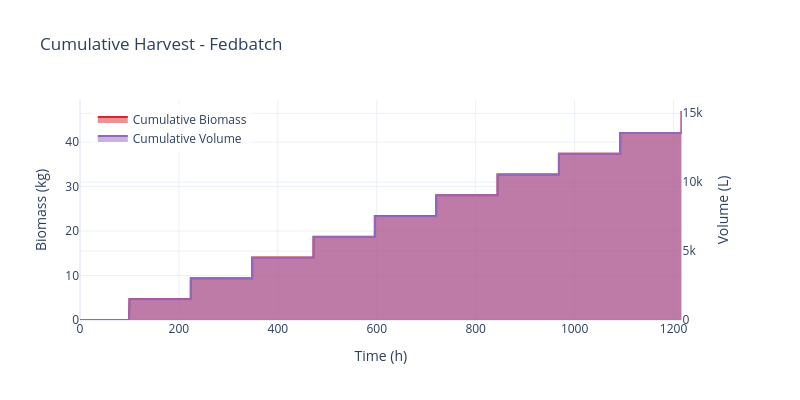

The notebook cell this image was saved under:
### Markdown cell above
## 3. Plot Cumulative Harvest

Visualize cumulative biomass and volume harvested over time.

### Code cell
# Plot cumulative harvest for all batches
fig_harvest = plot_simulation_cumulative_harvest(sim, max_batches=10)
fig_harvest.show()

# Alternative: using the data object method
# fig_harvest = sim.data.plot_cumulative_harvest(max_batches=10)
# fig_harvest.show()

### Figure 1 — Plotly figure (JSON) as saved in the notebook; plotly's stock layout.template omitted (floating-point values rounded to 4 significant figures; data arrays with more than 128 entries replaced by an {"elided": "..."} marker saying what was removed)
{"data": [{"fill": "tozeroy", "hovertemplate": "Time: %{x:.1f} h<br>Biomass: %{y:.2f} kg<extra></extra>", "line": {"color": "#d62728", "width": 2}, "mode": "lines", "name": "Cumulative Biomass", "type": "scatter", "x": {"elided": "430 float values"}, "xaxis": "x", "y": {"elided": "430 float values"}, "yaxis": "y"}, {"fill": "tozeroy", "hovertemplate": "Time: %{x:.1f} h<br>Volume: %{y:.2f} L<extra></extra>", "line": {"color": "#9467bd", "width": 2}, "mode": "lines", "name": "Cumulative Volume", "type": "scatter", "x": {"elided": "430 float values"}, "xaxis": "x", "y": {"elided": "430 float values"}, "yaxis": "y2"}], "layout": {"font": {"size": 12}, "height": 400, "legend": {"bgcolor": "rgba(255,255,255,0.8)", "x": 0.02, "y": 0.98}, "showlegend": true, "title": {"text": "Cumulative Harvest - Fedbatch"}, "width": 800, "xaxis": {"anchor": "y", "domain": [0, 0.94], "title": {"text": "Time (h)"}}, "yaxis": {"anchor": "x", "domain": [0, 1], "title": {"text": "Biomass (kg)"}}, "yaxis2": {"anchor": "x", "overlaying": "y", "side": "right", "title": {"text": "Volume (L)"}}}}
